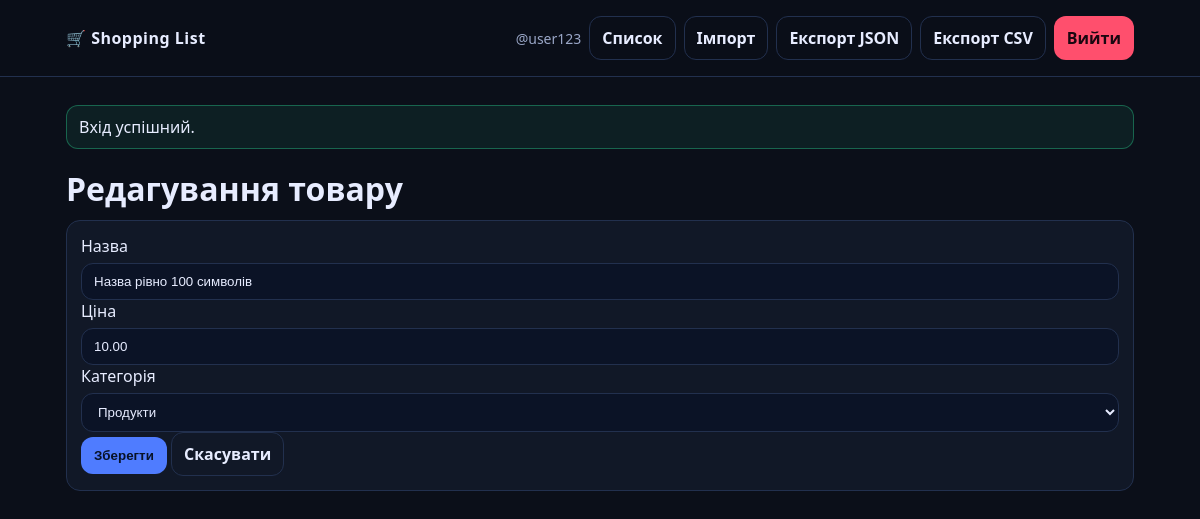
The page /item_edit.php?id=10 (signed in) on the database its author committed.
### tables this page shows
CREATE TABLE IF NOT EXISTS items (
  id INT AUTO_INCREMENT PRIMARY KEY,
  user_id INT NOT NULL,
  category_id INT NOT NULL,
  name VARCHAR(100) NOT NULL,
  price DECIMAL(10,2) NOT NULL DEFAULT 0.00,
  is_purchased TINYINT(1) NOT NULL DEFAULT 0,
  created_at DATETIME NOT NULL,
  CONSTRAINT fk_items_user FOREIGN KEY (user_id) REFERENCES users(id) ON DELETE CASCADE,
  CONSTRAINT fk_items_category FOREIGN KEY (category_id) REFERENCES categories(id)
);

CREATE TABLE IF NOT EXISTS categories (
  id INT AUTO_INCREMENT PRIMARY KEY,
  name VARCHAR(50) NOT NULL UNIQUE
);

### app/auth.php (called while the page is built, shortened)
<?php
require_once __DIR__ . '/helpers.php';
function auth_user(): ?array {
    return $_SESSION['user'] ?? null;
}

### app/items.php (called while the page is built, shortened)
<?php
function get_categories(PDO $pdo): array {
    return $pdo->query("SELECT id, name FROM categories ORDER BY id")->fetchAll();
}
function get_item(PDO $pdo, int $userId, int $id): ?array {
    $st = $pdo->prepare("SELECT * FROM items WHERE id=? AND user_id=?");
    $st->execute([$id, $userId]);
    $r = $st->fetch();
    return $r ?: null;
}

### app/helpers.php (called while the page is built, shortened)
<?php
function e(string $s): string {
    return htmlspecialchars($s, ENT_QUOTES | ENT_SUBSTITUTE, 'UTF-8');
}

### public/item_edit.php (the view, shortened to what this page needs)
<?php
require_once __DIR__ . '/../app/db.php';
require_once __DIR__ . '/../app/helpers.php';
require_once __DIR__ . '/../app/auth.php';
require_once __DIR__ . '/../app/items.php';
$user = auth_user();
$userId = (int)$user['id'];
$id = (int)($_GET['id'] ?? 0);
$item = get_item($pdo, $userId, $id);
$categories = get_categories($pdo);
include __DIR__ . '/_header.php';
?>
<h1>Редагування товару</h1>
<form method="post" class="card">
  <label>Назва
    <input name="name" maxlength="100" value="<?= e($_POST['name'] ?? $item['name']) ?>" required>
  </label>
  <label>Ціна
    <input name="price" value="<?= e($_POST['price'] ?? $item['price']) ?>" required>
  </label>
  <label>Категорія
    <select name="category_id" required>
      <?php $cur = (int)($_POST['category_id'] ?? $item['category_id']); ?>
      <?php foreach ($categories as $c): ?>
        <option value="<?= (int)$c['id'] ?>" <?= $cur===(int)$c['id']?'selected':'' ?>>
          <?= e($c['name']) ?>
        </option>
      <?php endforeach; ?>
    </select>
  </label>
  <button class="btn btn--primary" type="submit">Зберегти</button>
  <a class="btn btn--ghost" href="app.php">Скасувати</a>
</form>
<?php include __DIR__ . '/_footer.php'; ?>

### assets/css/style.css (style rules this page uses)
:root { --bg:#0b0f19; --card:#121a2a; --text:#e7ecff; --muted:#9aa7c7; --border:#22304e; --primary:#4f7cff; --danger:#ff4f6d; --ok:#2ee59d; --warn:#ffcc00; }
* { box-sizing:border-box }
body { margin:0; font-family: system-ui, -apple-system, Segoe UI, Roboto, Arial, sans-serif; background: #0b0f19; color:var(--text); }
a { color:var(--primary); text-decoration:none }
h1 { margin:18px 0 10px }
.card { background:rgba(18,26,42,.9); border:1px solid var(--border); border-radius:14px; padding:14px; }
input, select { width:100%; margin-top:6px; padding:10px 12px; border-radius:12px; border:1px solid var(--border); background:#0b1326; color:var(--text); outline:none; }
.btn { display:inline-flex; align-items:center; justify-content:center; gap:8px; padding:10px 12px; border-radius:12px; border:1px solid var(--border); background:#0b1326; color:var(--text); cursor:pointer; font-weight:600; }
.btn--primary { background: var(--primary); border-color: transparent; color:#081227 }
.btn--ghost { background: transparent }

### rows shown on the page
items: name "Назва рівно 100 символів", price "10.00", category_id "Продукти"

### other values the page prints
$_SESSION['user']['username'] "user123"
$f['msg'] "Вхід успішний."
